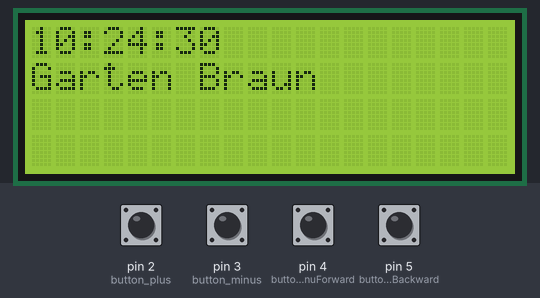
Simulated run of this sketch. Board: Arduino Uno, built with avr-gcc and run on an emulated ATmega328P. Shown: 20×4 character LCD. Inputs (shaded band) come from the test bench; at power-on: pin 2 (button_plus), pin 3 (button_minus), pin 4 (button_MenuForward), pin 5 (button_MenuBackward) LOW. The local clock reads 2024-03-15 10:24:30 at power-on unless the sketch sets it.

Above: at 1.2 s.
1.3 s: pin 4 (button_MenuForward) pulled HIGH for 0.25 s
At 2.9 s:
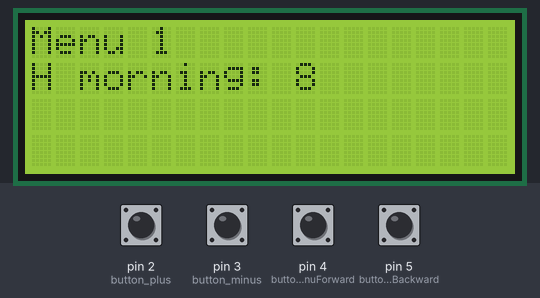
3.2 s: pin 5 (button_MenuBackward) pulled HIGH for 1 s
At 5.3 s:
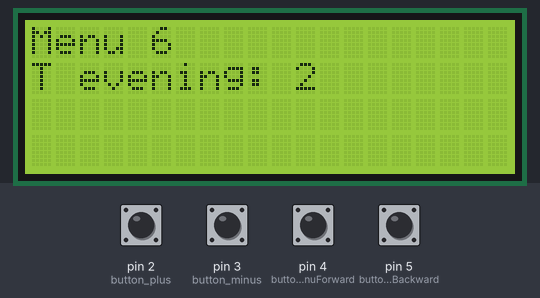
5.7 s: pin 5 (button_MenuBackward) pulled HIGH for 0.25 s
At 6.7 s:
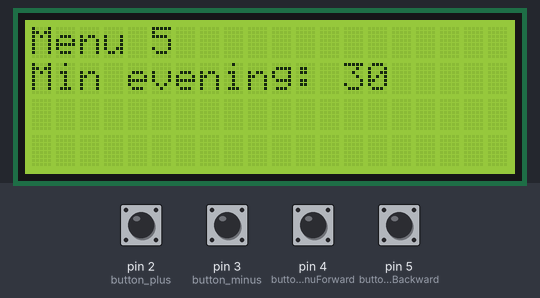
7.6 s: pin 5 (button_MenuBackward) pulled HIGH for 0.25 s
At 9.1 s:
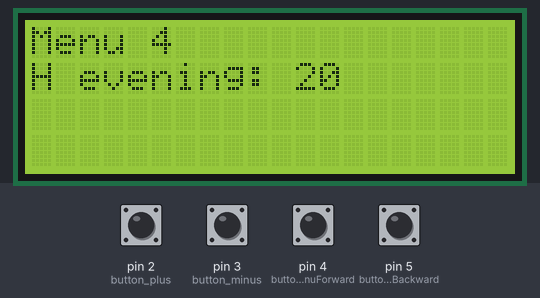
9.5 s: pin 5 (button_MenuBackward) pulled HIGH for 0.25 s
At 11.1 s:
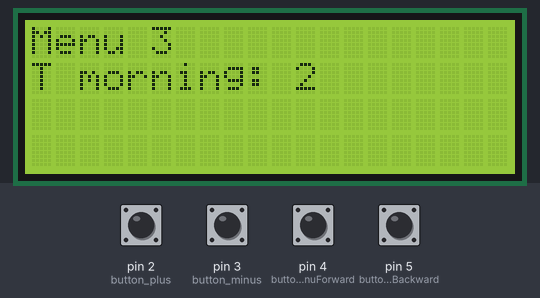
11.4 s: pin 5 (button_MenuBackward) pulled HIGH for 1 s
At 12.3 s:
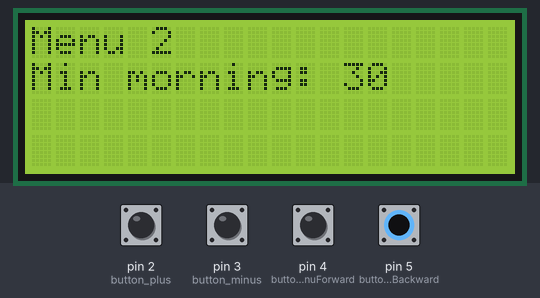
Timing chart, 0 to 14.4 s (numbered marks = the images above; inputs shaded):
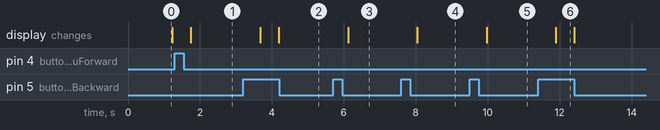

The sketch:

WaterPlant_mk2.ino.ino
```cpp
//----------------------------------------------------------------------------------------------
//
//                                   Watering script Mark II
//
//----------------------------------------------------------------------------------------------
#include <DS3231.h>
#include <Wire.h>
#include <LiquidCrystal_I2C.h>


LiquidCrystal_I2C lcd(0x27,20,4);  // set the LCD address to 0x27 for a 16 chars and 2 line display
// Init the DS3231 using the hardware interface
DS3231  rtc(SDA, SCL);
Time t;

const int button_plus  = 2;
const int button_minus = 3;
const int button_MenuForward  = 4;
const int button_MenuBackward = 5;


int val           = 0;
int menu          = 0;
int NR_menu       = 6;
int OnHour_01_old = 0;
int OnHour_02_old = 0;
int OnMin_01_old  = 0;
int OnMin_02_old  = 0;
int WateringTime_01_old=0;
int WateringTime_02_old=0;
int menu_old = 0;

double lcd_time=0;
 int OnHour_01 =  8;
 int OnHour_02 = 20;
 //int OnHour_03 = 15;

 int OnMin_01 = 30;
 int OnMin_02 = 30;

const int OnSec = 0;

int Relay = 6;

 int WateringTime_01 = 2; // [s]
 int WateringTime_02 = 2; // [s]

 const int delay_nominal = 1000;
const int delay_long    = 5000;
 int delay_is      = 0;

void setup() {
  // put your setup code here, to run once:
  Serial.begin(115200);
  pinMode(button_plus, INPUT);
  pinMode(button_minus, INPUT);
  pinMode(button_MenuForward, INPUT);


  lcd.init();                      // initialize the lcd

  rtc.begin();
}
void watering_morning(){
      digitalWrite(Relay,LOW);
      Serial.println("Pump: ON");
      delay(WateringTime_01*1000);
      digitalWrite(Relay,HIGH);
      Serial.println("Pump: OFF");
}
void watering_evening(){
      digitalWrite(Relay,LOW);
      Serial.println("Pump: ON");
      delay(WateringTime_02*1000);
      digitalWrite(Relay,HIGH);
      Serial.println("Pump: OFF");
}
void lcd_menu_00(){
   lcd.backlight();
   lcd.clear();
     lcd.setCursor(0,0);
   //Serial.print(rtc.getDOWStr());
  // lcd.print(" ");
  // Send date
  //lcd.print(rtc.getDateStr());
  // lcd.print("-");
  // Send time
 lcd.print(rtc.getTimeStr());
 lcd.setCursor(0,1);
  lcd.print("Garten Braun ");
}
void lcd_menu_hour_01(){
     lcd.backlight();
     lcd.clear();
     lcd.setCursor(0,0);
  lcd.print("Menu ");
  lcd.print(menu);
  lcd.setCursor(0,1);
  lcd.print("H morning: ");
  lcd.print(OnHour_01);
}
void lcd_menu_hour_02(){
       lcd.backlight();
       lcd.clear();
     lcd.setCursor(0,0);
       lcd.print("Menu ");
  lcd.print(menu);
  lcd.setCursor(0,1);
  lcd.print("H evening: ");
  lcd.print(OnHour_02);
}
void lcd_menu_minute_01(){
       lcd.backlight();
     lcd.setCursor(0,0);
       lcd.print("Menu ");
  lcd.print(menu);
  lcd.setCursor(0,1);
  lcd.print("Min morning: ");
  lcd.print(OnMin_01);
}
void lcd_menu_minute_02(){
       lcd.backlight();
       lcd.clear();
     lcd.setCursor(0,0);
       lcd.print("Menu ");
  lcd.print(menu);
  lcd.setCursor(0,1);
  lcd.print("Min evening: ");
  lcd.print(OnMin_02);
}
void lcd_menu_watertime_01(){
       lcd.backlight();
       lcd.clear();
     lcd.setCursor(0,0);
       lcd.print("Menu ");
  lcd.print(menu);
  lcd.setCursor(0,1);
  lcd.print("T morning: ");
  lcd.print(WateringTime_01);
}
void lcd_menu_watertime_02(){
       lcd.backlight();
       lcd.clear();
     lcd.setCursor(0,0);
            lcd.print("Menu ");
  lcd.print(menu);
       lcd.setCursor(0,1);
  lcd.print("T evening: ");
  lcd.print(WateringTime_02);
}
  boolean AnyVariableChange(){
  if(OnHour_01_old != OnHour_01 || OnHour_02_old != OnHour_02 ||  OnMin_01_old != OnMin_01 || OnMin_02_old != OnMin_01 || WateringTime_01_old != WateringTime_01 || WateringTime_02_old != WateringTime_02 || menu_old != menu){
  OnHour_01_old=OnHour_01;
  OnHour_02_old=OnHour_02;
  OnMin_01_old=OnMin_01;
  OnMin_02_old=OnMin_02;
  WateringTime_01_old=WateringTime_01;
  WateringTime_02_old=WateringTime_02;
  menu_old=menu;
    return true;
  } else if(menu==0){
    return true;
    delay(500);
  } else {
    return false;
  }
}
void DisplayTimeout(double t_set){
  if(menu==menu_old){
    lcd_time=lcd_time+0.2;
  }else {
    lcd_time=0;
  }
  if(lcd_time>t_set){
    lcd.noBacklight();
  }
}
void UpDownSelect(){
   if(menu==1) {
          if(digitalRead(button_plus) == HIGH){OnHour_01++;delay(300);}
      else if(digitalRead(button_minus) == HIGH){OnHour_01--;delay(300);}
  } else if (menu == 2){
              if(digitalRead(button_plus) == HIGH){OnMin_01++;delay(300);}
      else if(digitalRead(button_minus) == HIGH){OnMin_01--;delay(300);}
  } else if (menu==3){
               if(digitalRead(button_plus) == HIGH){WateringTime_01++;delay(300);}
      else if(digitalRead(button_minus) == HIGH){WateringTime_01--;delay(300);}
  } else if (menu==4){
              if(digitalRead(button_plus) == HIGH){OnHour_02++;delay(300);}
      else if(digitalRead(button_minus) == HIGH){OnHour_02--;delay(300);}
  } else if (menu==5){
                  if(digitalRead(button_plus) == HIGH){OnMin_02++;delay(300);}
      else if(digitalRead(button_minus) == HIGH){OnMin_02--;delay(300);}
  } else if (menu==6){
                   if(digitalRead(button_plus) == HIGH){WateringTime_02++;delay(300);}
      else if(digitalRead(button_minus) == HIGH){WateringTime_02--;delay(300);}
  }
//------------------------------------------------------------------
    // Menu frame condition (all variables):
      if(OnHour_01>24){OnHour_01=0;} else if(OnHour_01<0){OnHour_01=24;}
      if(OnHour_02>24){OnHour_02=0;} else if(OnHour_02<0){OnHour_02=24;}
      if(OnMin_01>60){OnMin_01=0;} else if(OnMin_01<0){OnMin_01=59;}
      if(OnMin_02>60){OnMin_02=0;} else if(OnMin_02<0){OnMin_02=59;}
   if(menu>NR_menu){menu=0;} else if(menu<0){menu=NR_menu;}
}
void DisplayOutput(){
    if(AnyVariableChange()){
           if (menu==0) {lcd_menu_00();}
      else if (menu==1) {lcd_menu_hour_01();}
      else if (menu==2) {lcd_menu_minute_01();}
      else if (menu==3) {lcd_menu_watertime_01();}
      else if (menu==4) {lcd_menu_hour_02();}
      else if (menu==5) {lcd_menu_minute_02();}
      else if (menu==6) {lcd_menu_watertime_02();}
  }
}
void loop() {
    // Read selected menu from Menu Button:
    if(digitalRead(button_MenuForward) == HIGH){menu++;delay(300);}
  else if(digitalRead(button_MenuBackward) == HIGH){menu--;delay(300);}
  // Read value input from plus/minus buttons:
      UpDownSelect();

  // Display Backlight timeout after set seconds without change:
     DisplayTimeout(60);
 // Autoselect: Display output
     DisplayOutput();
  delay(200);

  // Convert time seconds to milliseconds!!
  // Watering and timer functions:
   // t = rtc.getTime();

    if(t.hour == OnHour_01 && t.min == OnMin_01 && t.sec == OnSec){
    watering_morning();
    delay_is = delay_long;
    } else if (t.hour == OnHour_02 && t.min == OnMin_02 && t.sec == OnSec){
    watering_evening();
    delay_is = delay_long;
    } else {
    digitalWrite(Relay,HIGH);
    delay_is = delay_nominal;
    }
}
```

Measured:
- after the input at 1.3 s, the display: changes after 0.45 s (image 1)
- after the input at 3.2 s, the display: first changes after 0.47 s (image 2 shows a later state)
- after the input at 5.7 s, the display: changes after 0.42 s (image 3)
- after the input at 7.6 s, the display: changes after 0.44 s (image 4)
- after the input at 9.5 s, the display: changes after 0.47 s (image 5)
- after the input at 11.4 s, the display: changes after 0.49 s (image 6)
